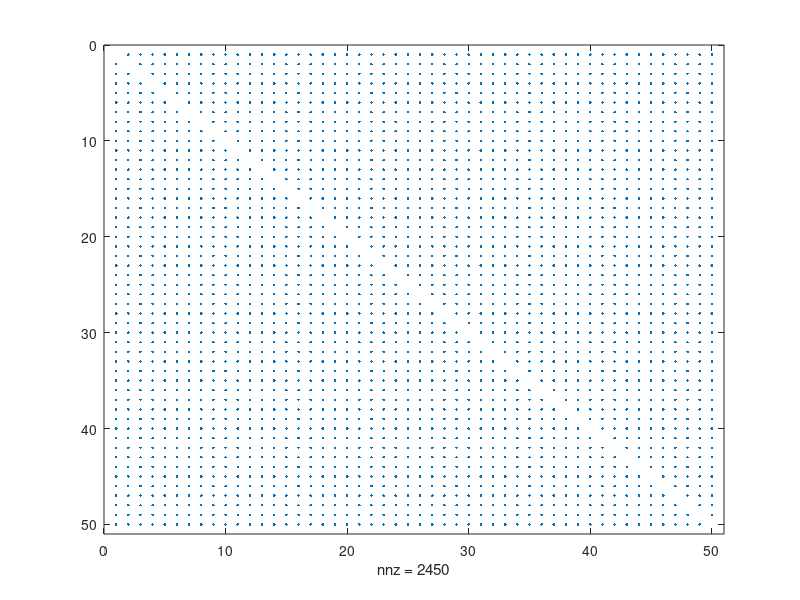

This figure's MATLAB source:
% presynaptic indices in rows
% postsynpatic in columns

%%%%%%%%%%%%%%%%%%%%%%%%%%%%%%%%%%%%%%%%%%%%%%%%%%%%%%%%%%%%%%%%%%%%
% Set up connectivity matrix W

% 1D ring network
% set network size n 
n = 50;

%%%%%%%%%%%%%%%%%%%%%%%%%%%%%%%%%%%%%%%%%%%%%%%%%%%%%%%%%%%%
% nearest neighbor coupling
% set radius of connectivity crad, # of outgoing synapses per neuron =
% 2*crad
% crad = 1;
% 
% W = zeros(n);
% for k=1:crad
%     W = W +diag(ones(n-k,1),k)+diag(ones(n-k,1),-k);
% end

% add synapses to end cells = periodic boundary conditions
% for k=crad:-1:1
%     for j=crad:-1:k
%         W(n-(j-k),k) = 1;
%         W(k,n-(j-k)) = 1;
%     end
% end
% clear crad j k
%%%%%%%%%%%%%%%%%%%%%%%%%%%%%%%%%%%%%%%%%%%%%%%%%%%%%%%%%%%%%%%%%%%%%%

%%%%%%%%%%%%%%%%%%%%%%%%%%%%%%%%%%%%%%%%%%%%%%%%%%%%%%%%%%%%%%%%%%%%%
% all-to-all coupling
W = ones(n);
W = W - diag(ones(n,1));
%%%%%%%%%%%%%%%%%%%%%%%%%%%%%%%%%%%%%%%%%%%%%%%%%%%%%%%%%%%%%%%%%%%%

%%%%%%%%%%%%%%%%%%%%%%%%%%%%%%%%%%%%%%%%%%%%%%%%%%%%%%%%%%%%%%%%%%%%%%%
% % random sparse connectivity with 2*crad outgoing synapses per neuron
% % start with all-to-all coupling and set n-2*crad synapses to zero
% crad=1;
% 
% W = ones(n);
% W = W - diag(ones(n,1));
% 
% %loop through rows of W
% for i=1:n
%     % randomly determine which synaptic connections to zero out
%     allconnects = randperm(n);
%     noconnect=allconnects(1:(n-1)-2*crad);
%     %Errorcheck so autapses are not included
%     checki=find(noconnect==i);
%     if ~isempty(checki)
%         noconnect(checki)=allconnects(n-2*crad+1);
%     end
%     % zero out synaptic connections
%     W(i,noconnect) = 0;
%     
% end
% clear crad allconnects noconnect checki i

%%%%%%%%%%%%%%%%%%%%%%%%%%%%%%%%%%%%%%%%%%%%%%%%%%%%%%%%%%%%%%%%%%%%

figure;spy(W)